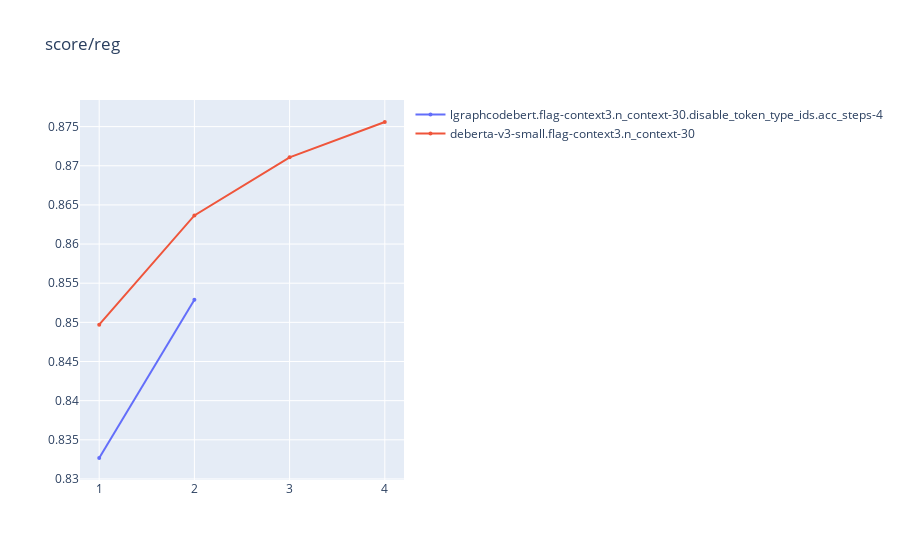

Notebook code cell kept with this figure:
### Code cell
line(df[df.model.str.contains('context3.n_context-30')], 'score/reg', x='step', color='model')

### Figure 1 — Plotly figure (JSON) as saved in the notebook; plotly's stock layout.template omitted (floating-point values rounded to 4 significant figures)
{"data": [{"hoverlabel": {"namelength": -1}, "hovertext": ["Fri Jul 22,01:16 3h 55s", "Fri Jul 22,06:15 7h 59m"], "line": {"shape": "spline", "smoothing": 0}, "marker": {"size": 4}, "mode": "lines+markers", "name": "lgraphcodebert.flag-context3.n_context-30.disable_token_type_ids.acc_steps-4", "type": "scatter", "x": [1, 2], "y": [0.8327, 0.8529]}, {"hoverlabel": {"namelength": -1}, "hovertext": ["Thu Jul 21,19:31 ", "Thu Jul 21,23:12 32m 38s", "Fri Jul 22,02:52 4h 12m", "Fri Jul 22,06:39 7h 59m"], "line": {"shape": "spline", "smoothing": 0}, "marker": {"size": 4}, "mode": "lines+markers", "name": "deberta-v3-small.flag-context3.n_context-30", "type": "scatter", "x": [1, 2, 3, 4], "y": [0.8497, 0.8637, 0.8711, 0.8756]}], "layout": {"hovermode": "x", "title": {"text": "score/reg"}}}
